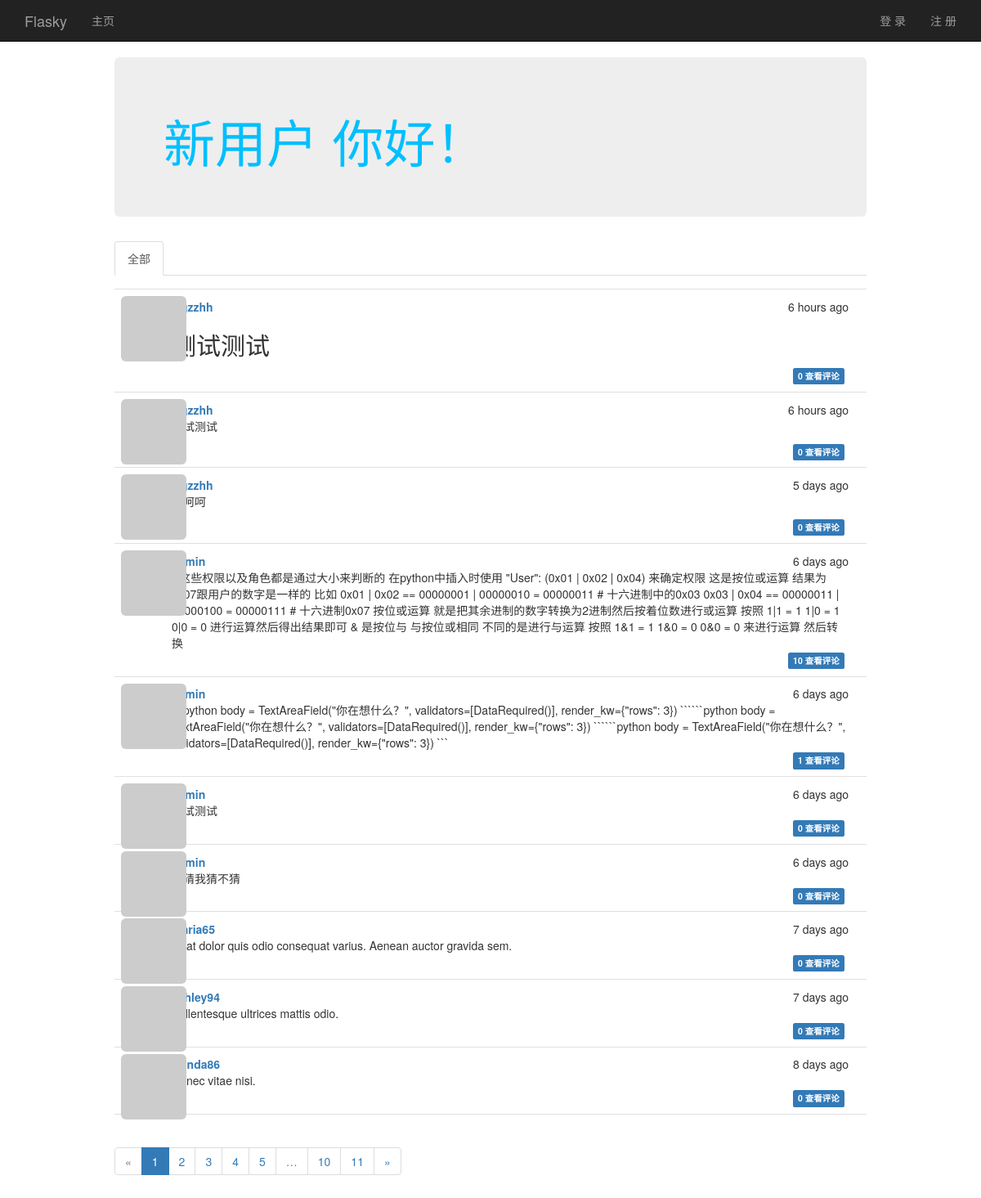
The page / on the database its author committed.
### app/models.py (models this page shows, shortened)
class Post(db.Model):
    __tablename__ = 'posts'
    id = db.Column(db.Integer, primary_key=True)
    body = db.Column(db.Text)
    timestamp = db.Column(db.DateTime, index=True, default=datetime.utcnow())
    author_id = db.Column(db.Integer, db.ForeignKey('users.id'))
    body_html = db.Column(db.Text)
    comments = db.relationship('Comment', backref='post', lazy='dynamic')

class User(UserMixin, db.Model):
    avatar_hash = db.Column(db.String(32))
    __tablename__ = 'users'
    id = db.Column(db.Integer, primary_key=True)
    email = db.Column(db.String(64), unique=True, index=True)
    username = db.Column(db.String(64), unique=True, index=True)
    role_id = db.Column(db.Integer, db.ForeignKey('roles.id'))
    password_hash = db.Column(db.String(128))
    confirmed = db.Column(db.Boolean, default=False)
    name = db.Column(db.String(64))  # 姓名
    location = db.Column(db.String(64))  # 所在地
    about_me = db.Column(db.Text())  # 自我介绍
    member_since = db.Column(db.DateTime(), default=datetime.utcnow)  # 注册时间
    last_seen = db.Column(db.DateTime(), default=datetime.utcnow)  # 最后登录时间
    posts = db.relationship('Post', backref='author', lazy='dynamic')
    followed = db.relationship('Follow',
                               foreign_keys=[Follow.follower_id],
                               backref=db.backref('follower', lazy='joined'),
                               lazy='dynamic',
                               cascade='all, delete-orphan')
    followers = db.relationship('Follow',
                                foreign_keys=[Follow.followed_id],
                                backref=db.backref('followed', lazy='joined'),
                                lazy='dynamic',
                                cascade='all, delete-orphan')
    comments = db.relationship('Comment', backref='author', lazy='dynamic')
    @property
    def password(self):
        raise AttributeError('密码不是一个可读属性！')
    def gravatar(self, size=100, default='identicon', rating='g'):
        if request.is_secure:  # 如果响应是安全的
            url = 'https://secure.gravatar.com/avatar'
        else:
            url = 'http://www.gravatar.com/avatar'
        my_hash = self.avatar_hash or hashlib.md5(self.email.encode(
            'utf-8')).hexdigest()
        return '{url}/{hash}?s={size}&d={default}&r={rating}'.format(
            url=url, hash=my_hash, size=size, default=default, rating=rating
        )

### app/main/views.py (the view)
@main.route('/', methods=['GET', 'POST'])
def index():
    form = PostForm()
    if current_user.can(Permission.WRITE_ARTICLES) and \
            form.validate_on_submit():
        post = Post(body=form.body.data,
                    author=current_user._get_current_object())
        db.session.add(post)
        return redirect(url_for('.index'))
    page = request.args.get('page', 1, type=int)
    show_followed = False
    if current_user.is_authenticated:
        show_followed = bool(request.cookies.get('show_followed', ''))
    if show_followed:
        query = current_user.followed_posts
    else:
        query = Post.query
    pagination = query.order_by(Post.timestamp.desc()).paginate(
        page, per_page=current_app.config['FLASKY_POSTS_PER_PAGE'],
        error_out=False
    )
    posts = pagination.items
    return render_template("index.html", form=form, posts=posts,
                           show_followed=show_followed, pagination=pagination)

### app/auth/views.py (called while the page is built)
@auth.before_app_request
def before_request():
    if current_user.is_authenticated:
        current_user.ping()
        if not current_user.confirmed \
                and request.endpoint \
                and request.endpoint[:5] != 'auth.' \
                and request.endpoint != 'static':
            return redirect(url_for('auth.unconfirmed'))

### app/main/__init__.py (called while the page is built)
@main.app_context_processor
def inject_permission():
    return dict(Permission=Permission)

### app/models.py (called while the page is built)
    def can(self, permissions):
        return False

    def is_administrator(self):
        return False

### app/templates/index.html (shortened to what this page needs)
{% extends 'base.html' %}
{% import "bootstrap/wtf.html" as wtf %}
{% import "_macros.html" as macros %}
{% block page_content %}
	<div class="col-md-1"></div>
	<div class="col-md-10">
		<div class="jumbotron text-color">
			<h1>
				{% if current_user.is_authenticated %}
					{{ current_user.username }}
				{% else %}
					新用户
				{% endif %}
				你好！
			</h1>
		</div>
		<div class="post-tabs">
			<ul class="nav nav-tabs">
				<li {% if not show_followed %}class="active"{% endif %}>
					<a href="{{ url_for('.show_all') }}">全部</a>
				</li>
			</ul>
			{% include '_posts.html' %}
		</div>
		{% if pagination %}
			<div class="pagination">
				{{ macros.pagination_widget(pagination, '.index') }}
			</div>
		{% endif %}
	</div>
	<div class="col-md-1"></div>
{% endblock %}

### app/templates/_posts.html (shortened to what this page needs)
<ul class="posts">
	{% for post in posts %}
		<li class="post">
			<div class="post-thumbnail">
				<a href="{{ url_for('.user', username=post.author.username) }}">
					<img src="{{ post.author.gravatar(size=40) }}"
							 alt="" class="img-rounded profile-thumbnail"></a>
			</div>
			<div class="post-content">
				<div class="post-date	">{{ moment(post.timestamp).fromNow() }}</div>
				<div class="post-author">
					<a href="{{ url_for('.user', username=post.author.username )}}">
						{{ post.author.username }}</a>
				</div>
				<div class="post-body">
					{% if post.body_html %}
						{{ post.body_html | safe }}
					{% else %}
						{{ post.body }}
					{% endif %}
				</div>
				<div class="post-footer">
					<a href="{{ url_for('.post', id=post.id) }}#comments">
						<span class="label label-primary">
							{{ post.comments.count() }} 查看评论
						</span>
					</a>
				</div>
			</div>
		</li>
	{% endfor %}
</ul>

### app/static/style.css (style rules this page uses)
body { padding-top: 70px; }
.profile-thumbnail { position: absolute; }
.text-color { color: deepskyblue; }
ul.posts { list-style-type: none; padding: 0px; margin: 16px 0px 0px 0px; border-top: 1px solid #e0e0e0; }
ul.posts li.post { padding: 8px; border-bottom: 1px solid #e0e0e0; }
div.post-date { float: right; }
div.post-author { font-weight: bold; }
div.post-thumbnail { position: absolute; }
div.post-content { margin-left: 48px; min-height: 48px; overflow: hidden; padding: 0.2em 1em; }
div.post-footer { float: right; }
div.post-footer a { margin-right: 5px; }

### rows shown on the page
Post: timestamp "6 hours ago", author.username "Ggzzhh", body_html "测试测试", comments.count "0"
Post: timestamp "6 hours ago", author.username "Ggzzhh", body_html "测试测试", comments.count "0"
Post: timestamp "5 days ago", author.username "Ggzzhh", body_html "呵呵呵", comments.count "0"
Post: timestamp "6 days ago", author.username "admin", body "* 这些权限以及角色都是通过大小来判断的 在python中插入时使用 \"User\": (0x01 | 0x02 | 0x04) 来确定权限 这是按位或运算 结果为0x07跟用户的数字是一样的 比如 0x01 | 0x02 == 00000001 | 00000010 = 00000011 # 十六进制中的0x03 0x03 | 0x04 == 00000011 | 00000100 = 00000111 # 十六进制0x07 按位或运算 就是把其余进制的数字转换为2进制然后按着位数进行或运算 按照 1|1 = 1 1|0 = 1 0|0 = 0 进行运算然后得出结果即可 & 是按位与 与按位或相同 不同的是进行与运算 按照 1&1 = 1 1&0 = 0 0&0 = 0 来进行运算 然后转换", comments.count "10"
Post: timestamp "6 days ago", author.username "admin", body "```python body = TextAreaField(\"你在想什么？\", validators=[DataRequired()], render_kw={\"rows\": 3}) ``````python body = TextAreaField(\"你在想什么？\", validators=[DataRequired()], render_kw={\"rows\": 3}) ``````python body = TextAreaField(\"你在想什么？\", validators=[DataRequired()], render_kw={\"rows\": 3}) ```", comments.count "1"
Post: timestamp "6 days ago", author.username "admin", body "测试测试", comments.count "0"
Post: timestamp "6 days ago", author.username "admin", body "你猜我猜不猜", comments.count "0"
Post: timestamp "7 days ago", author.username "maria65", body "Ut at dolor quis odio consequat varius. Aenean auctor gravida sem.", comments.count "0"
Post: timestamp "7 days ago", author.username "ashley94", body "Pellentesque ultrices mattis odio.", comments.count "0"
Post: timestamp "8 days ago", author.username "wanda86", body "Donec vitae nisi.", comments.count "0"

### other values the page prints
{{ p }} "1"
{{ p }} "2" "3" "4" "5" "10" "11"
